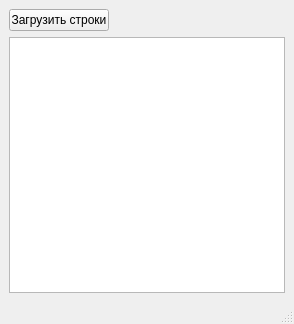
<?xml version="1.0" encoding="UTF-8"?>
<ui version="4.0">
 <class>MainWindow</class>
 <widget class="QMainWindow" name="MainWindow">
  <property name="geometry">
   <rect>
    <x>0</x>
    <y>0</y>
    <width>294</width>
    <height>324</height>
   </rect>
  </property>
  <property name="windowTitle">
   <string>MainWindow</string>
  </property>
  <widget class="QWidget" name="centralwidget">
   <layout class="QVBoxLayout" name="verticalLayout">
    <item>
     <widget class="QPushButton" name="btn_load">
      <property name="maximumSize">
       <size>
        <width>100</width>
        <height>16777215</height>
       </size>
      </property>
      <property name="text">
       <string>Загрузить строки</string>
      </property>
     </widget>
    </item>
    <item>
     <widget class="QTextBrowser" name="text_browser"/>
    </item>
   </layout>
  </widget>
  <widget class="QMenuBar" name="menubar">
   <property name="geometry">
    <rect>
     <x>0</x>
     <y>0</y>
     <width>294</width>
     <height>21</height>
    </rect>
   </property>
  </widget>
  <widget class="QStatusBar" name="statusbar"/>
 </widget>
 <resources/>
 <connections/>
</ui>
